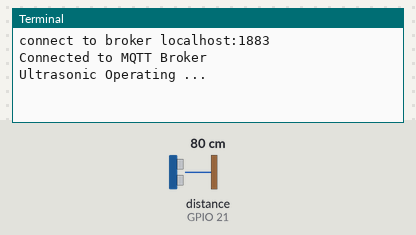
Simulated run of this program. Board: Raspberry Pi (BCM pin numbers). Shown: the last lines printed to the terminal. The inputs (shaded band) are chosen by the test bench; at power-on: distance to the obstacle (sensor on GPIO 21) 80 cm. The echo pulse lasts 58.3 µs per cm; random numbers come from a fixed seed; no MQTT or app messages arrive unless stated; the clock reads 2024-03-15 10:24:30 at power-on unless the program sets it.

Above: at 1.3 s.
1.4 s: distance to the obstacle (sensor on GPIO 21) set to 2 cm
At 3.0 s:
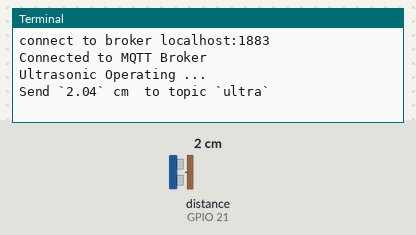
4.9 s: distance to the obstacle (sensor on GPIO 21) set to 4 cm
At 7.0 s:
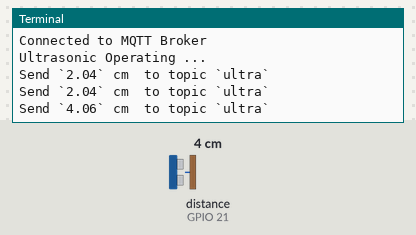
Timing chart, 0 to 8.5 s (numbered marks = the images above; inputs shaded):
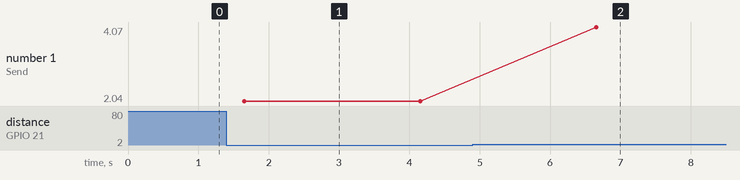

Measured:
- after the input at 1.4 s, the terminal: prints a new line after 0.25 s (image 1)
- after the input at 4.9 s, the terminal: prints a new line after 1.8 s (image 2)
- plotted number 1: 2.04 → 4.06 after the input at 4.9 s

The program:

ultrasonic_publish.py
```python
import random
import time
import paho.mqtt.client as mqtt_client
import RPi.GPIO as GPIO                     # GPIO 라이브러리 모듈 import
import time                                 # 시간 관련 라이브러리 모듈 import


# broker 정보 #1
broker_address = "localhost"
broker_port = 1883

topic = "ultra"
#  topic1 = "text" gogo

def connect_mqtt() -> mqtt_client:
    def on_connect(client, userdata, flags, rc):
        if rc == 0:
            print("Connected to MQTT Broker")
        else:
            print(f"Failed to connect, Returned code: {rc}")

    def on_disconnect(client, userdata, flags, rc=0):
        print(f"disconnected result code {str(rc)}")

    def on_log(client, userdata, level, buf):
        print(f"log: {buf}")

    # client 생성 #2
    client_id = f"mqtt_client_{random.randint(0, 1000)}"
    client = mqtt_client.Client(client_id)

    # 콜백 함수 설정 #3
    client.on_connect = on_connect
    client.on_disconnect = on_disconnect
    client.on_log = on_log

    # broker 연결 #4
    client.connect(host=broker_address, port=broker_port)
    return client

TRIG_PIN = 20                               # Trig 핀 지정
ECHO_PIN = 21                               # Echo 핀 지정

def initUltrasonic():                       # 초음파 센서 초기화 함수
 GPIO.setup(TRIG_PIN, GPIO.OUT)             # Trig 핀 출력 설정
 GPIO.setup(ECHO_PIN, GPIO.IN)              # Echo 핀 출력 설정

def controlUltrasonic():                    # 초음파 센서 제어 함수
    distance = 0.0                          # 거리 변수 선언
    GPIO.output(TRIG_PIN, False)            # Trig 핀 LOW 신호 출력
    time.sleep(0.5)                         # 500ms 지연
    GPIO.output(TRIG_PIN, True)             # Trig 핀 HIGH 신호 출력
    time.sleep(0.00001)                     # 10us 지연
    GPIO.output(TRIG_PIN, False)            # Trig 핀 LOW 신호 출력

    while GPIO.input(ECHO_PIN) == 0 :       # Echo 핀 신호 입력 대기
        pulse_start = time.time()           # 대기 시작 시간 측정
    while GPIO.input(ECHO_PIN) == 1 :       # Echo 핀 신호 입력
        pulse_end = time.time()             # 입력 시간 측정

    pulse_duration = pulse_end - pulse_start # 시간차 계산
    distance = pulse_duration * 17000        # 거리 계산
    distance = round(distance, 2)
    return distance

def publish(client: mqtt_client): # ppp

    GPIO.setmode(GPIO.BCM)                      # GPIO 모드 설정
    distance = 0.0                              # 거리 변수 설정
    dd = 0.0
    initUltrasonic()                            # 초음파 센서 초기화
    print("Ultrasonic Operating ...")

    while True:
        time.sleep(1)
        distance = controlUltrasonic()      # 거리 측정
        msg = distance #f"messages: {distance}"
        result = client.publish(topic, round(msg - dd, 1)) # 1초동안 이동한 거리를 계산
        # result: [0, 1]
        status = result[0]
        if status == 0:
            print(f"Send `{msg}` cm  to topic `{topic}`") # 현재 초음파 센서와의 거리를 출력
            dd = msg
            time.sleep(1)
        else:
            print(f"Failed to send message to topic {topic}")


def run():
    client = connect_mqtt()
    client.loop_start() #5
    print(f"connect to broker {broker_address}:{broker_port}")
    publish(client) #6

if __name__ == '__main__':
    run()
```
